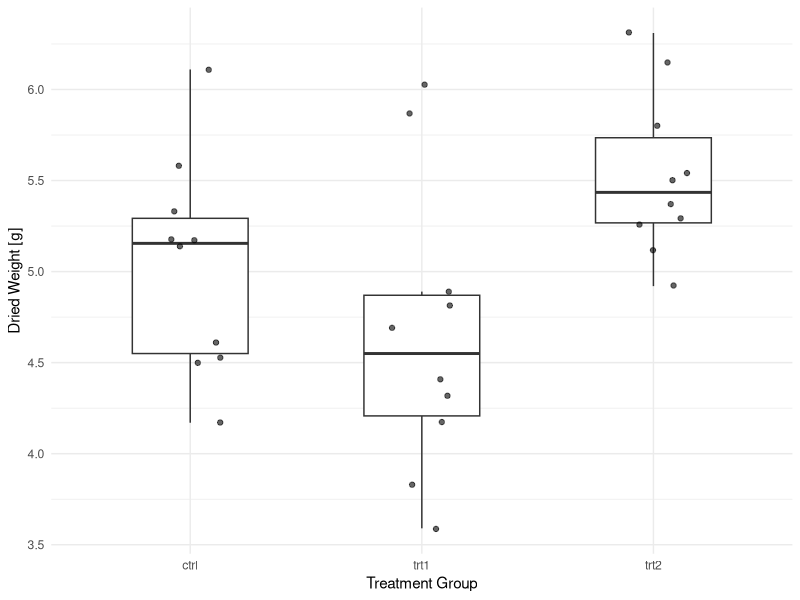

The R script that drew this image:
## ---- chunk 1
data(PlantGrowth)

group_summary <- aggregate(
  weight ~ group,
  data = PlantGrowth,
  FUN = function(x) c(mean = mean(x), sd = sd(x), n = length(x))
)

summary_df <- data.frame(
  Group = group_summary$group,
  Mean = round(group_summary$weight[, "mean"], 2),
  SD = round(group_summary$weight[, "sd"], 2),
  n = group_summary$weight[, "n"]
)

knitr::kable(summary_df, caption = "Summary statistics by treatment group.")
## ---- chunk 2
#| label: fig-boxplot
#| fig-cap: "Distribution of dried plant weight by treatment group."

library(ggplot2)

ggplot(PlantGrowth, aes(x = group, y = weight)) +
  geom_boxplot(width = 0.5, outlier.shape = NA) +
  geom_jitter(width = 0.15, alpha = 0.6) +
  labs(
    x = "Treatment Group",
    y = "Dried Weight [g]"
  ) +
  theme_minimal()
## ---- chunk 3
model <- aov(weight ~ group, data = PlantGrowth)
summary(model)
## ---- chunk 4
TukeyHSD(model)
